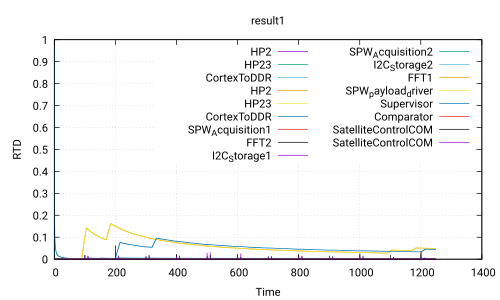

Generate this figure with gnuplot:
 set title 'result1'
 set ylabel 'RTD'
 set xlabel 'Time'
 set grid
 set term pdf
 set output 'Use_case_DoubleCamera_Safety.ATIPPIC.executable320.0_80.0.pdf'
 plot 'Use_case_DoubleCamera_Safety.ATIPPIC.executable320.0_80.0.csv' using 1:2 with lines title 'HP2','Use_case_DoubleCamera_Safety.ATIPPIC.executable320.0_80.0.csv' using 1:3 with lines title 'HP23','Use_case_DoubleCamera_Safety.ATIPPIC.executable320.0_80.0.csv' using 1:4 with lines title 'CortexToDDR','Use_case_DoubleCamera_Safety.ATIPPIC.executable320.0_80.0.csv' using 1:5 with lines title 'HP2','Use_case_DoubleCamera_Safety.ATIPPIC.executable320.0_80.0.csv' using 1:6 with lines title 'HP23','Use_case_DoubleCamera_Safety.ATIPPIC.executable320.0_80.0.csv' using 1:7 with lines title 'CortexToDDR','Use_case_DoubleCamera_Safety.ATIPPIC.executable320.0_80.0.csv' using 1:8 with lines title 'SPW_Acquisition1','Use_case_DoubleCamera_Safety.ATIPPIC.executable320.0_80.0.csv' using 1:9 with lines title 'FFT2','Use_case_DoubleCamera_Safety.ATIPPIC.executable320.0_80.0.csv' using 1:10 with lines title 'I2C_Storage1','Use_case_DoubleCamera_Safety.ATIPPIC.executable320.0_80.0.csv' using 1:11 with lines title 'SPW_Acquisition2','Use_case_DoubleCamera_Safety.ATIPPIC.executable320.0_80.0.csv' using 1:12 with lines title 'I2C_Storage2','Use_case_DoubleCamera_Safety.ATIPPIC.executable320.0_80.0.csv' using 1:13 with lines title 'FFT1','Use_case_DoubleCamera_Safety.ATIPPIC.executable320.0_80.0.csv' using 1:14 with lines title 'SPW_payload_driver','Use_case_DoubleCamera_Safety.ATIPPIC.executable320.0_80.0.csv' using 1:15 with lines title 'Supervisor','Use_case_DoubleCamera_Safety.ATIPPIC.executable320.0_80.0.csv' using 1:16 with lines title 'Comparator','Use_case_DoubleCamera_Safety.ATIPPIC.executable320.0_80.0.csv' using 1:17 with lines title 'SatelliteControlCOM','Use_case_DoubleCamera_Safety.ATIPPIC.executable320.0_80.0.csv' using 1:18 with lines title 'SatelliteControlCOM'
